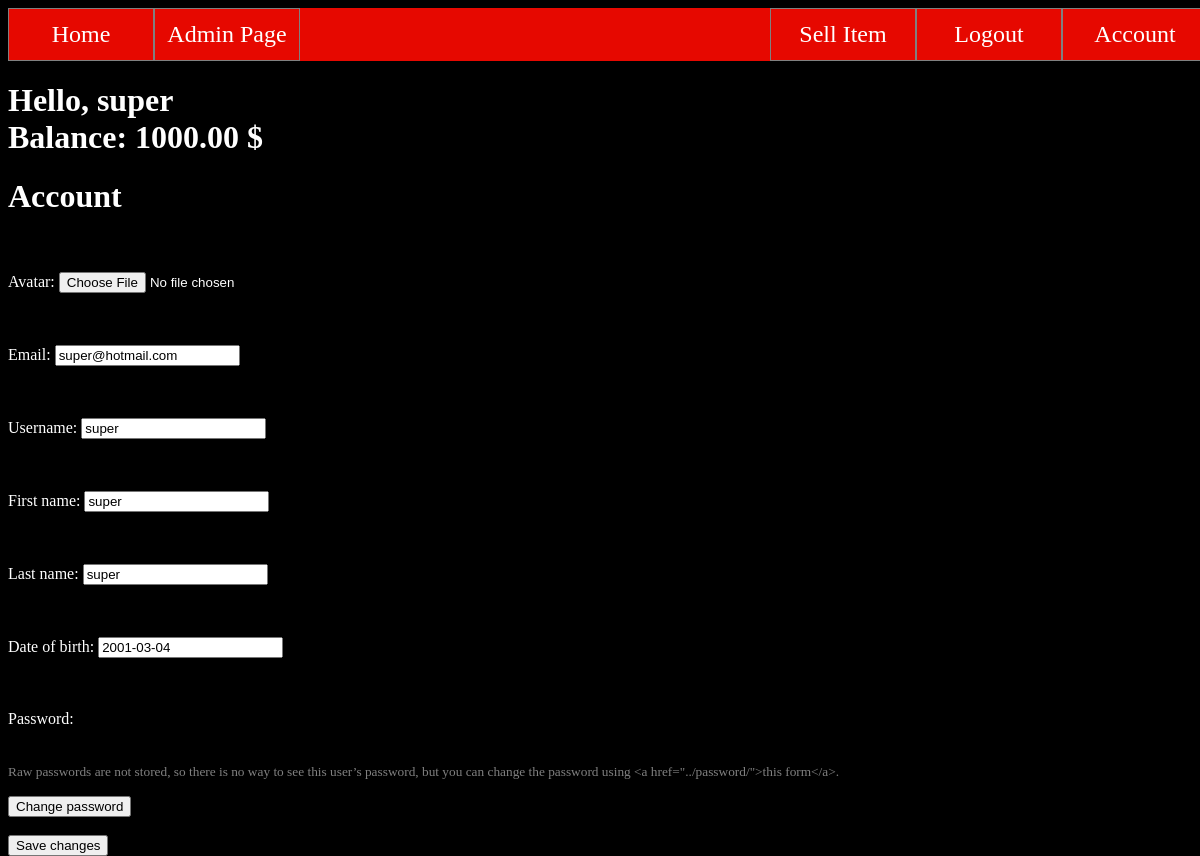
Page /account/ (signed in) on the committed database.
### database/models.py (models this page shows, shortened)
class User(AbstractBaseUser):
    email = models.EmailField(verbose_name='email',max_length=60, unique=True)
    username = models.CharField(max_length=30, unique=True)
    date_joined = models.DateTimeField(verbose_name='date joined', auto_now_add=True)
    last_login = models.DateTimeField(verbose_name='last login', auto_now=True)
    is_admin = models.BooleanField(default=False)
    is_active = models.BooleanField(default=True)
    is_staff = models.BooleanField(default=False)
    is_superuser = models.BooleanField(default=False)
    first_name = models.CharField(max_length=30)
    last_name = models.CharField(max_length=30)
    date_of_birth = models.DateField(max_length=8)
    balance = models.DecimalField(default=1000,max_digits=11, decimal_places=2)
    avatar = models.FileField(null=True,blank=True,upload_to='authentication/static/authentication')
    USERNAME_FIELD = 'email'
    REQUIRED_FIELDS= ['username','first_name','last_name','date_of_birth']
    objects = MyUserManager()

### authentication/views.py (the view)
# urls.py: path('account/',account_view,name='account'),
def account_view(request):
    context = {}
    if(request.method == 'POST'):
        form = AccountEditForm(request.POST,request.FILES,instance=request.user)
        if form.is_valid():
            form.save()
            return redirect('/')
    else:
        form = AccountEditForm(instance = request.user)
        context['account_form'] = form
    return render(request,'authentication/account.html', context)

### authentication/forms.py
class AccountEditForm(UserChangeForm):
    class Meta:
        model = User
        fields = ('avatar','email','username','first_name','last_name','date_of_birth')

### authentication/templates/authentication/account.html (shortened to what this page needs)
{% extends './base.html' %}
{%block content%}
<h1>Account</h1>
<form method="POST" enctype="multipart/form-data">
    {% for field in account_form %}
        <p>
            <br><br>
            {{field.label_tag}}
            {{field}}
            {%if field.help_text %}
                <small style = "color:grey;">{{field.help_text}}</small>
            {% endif %}
        </p>
    {% endfor %}
    <button><a style="color:black;" href="/password/">Change password</a></button>
    <br>
    <br>
    <input type="submit" value="Save changes">
</form>
{% endblock content %}

### authentication/templates/authentication/base.html (shortened to what this page needs)
<!DOCTYPE html>
<html>
	<head>
		{% load static %}
		<link rel="stylesheet" type="text/css" href="{% static 'authentication/style.css' %}">
	</head>
	<body>
		<header>
			<div class="nav">
    			<a class="home" href="/"> Home </a>
    			{% if user.is_authenticated %}
        			<a class="signIn" href="{% url 'account' %}">Account</a>
					 <a class="signIn" href="{% url 'logout' %}"> Logout</a>
					 <a class="signIn" href="{% url 'itemCreate' %}"> Sell Item</a>
            		{% if user.is_admin or user.is_superuser %}
                        <a class="home" href="/admin"> Admin Page </a>
                    {% endif %}
            	{% else %}
                    <a class="signIn" href="{% url 'register' %}">Register</a>
                    <a class="signIn" href="{% url 'login' %}">Login</a>
                {% endif %}
			</div>
			{% if user.is_authenticated %}
    			<h1><a>Hello, {{user.username}} <br> Balance: {{user.balance}} $ </a></h1>
			{% endif %}
		</header>
	{% block content %}
	{% endblock %}
	</body>
</html>

### authentication/static/authentication/style.css (style rules this page uses)
html { width:100%; height:100%; }
body { width:100%; height:100%; background-color: black; }
a { color: white; text-decoration: none; }
p { color:white; }
h1 { color:white; }
.nav { background-color: #e60800; overflow: hidden; text-decoration: none; height: 10%; width: 100%; }
.nav a { border: solid 1px grey; text-align: center; padding: 1%; color: white; font-size: 150%; text-decoration: none; width: 10%; height: 100%; }
.home { border-left: none; float: left; width: 10%; height: 100%; }
.signIn { border-right: none; float: right; width: 10%; height: 100%; }

### rows in the picture
User: username "super", balance "1000.00", account_form "super@hotmail.com" "super" "super" "super" "2001-03-04"

### other values in the picture
{{ field.label_tag }} "Avatar:" "Email:" "Username:" "First name:" "Last name:" "Date of birth:" "Password:"
{{ field.help_text }} "Raw passwords are not stored, so there is no way to see this user’s password, but you can change the password using <a href=\"../password/\">this form</a>."
